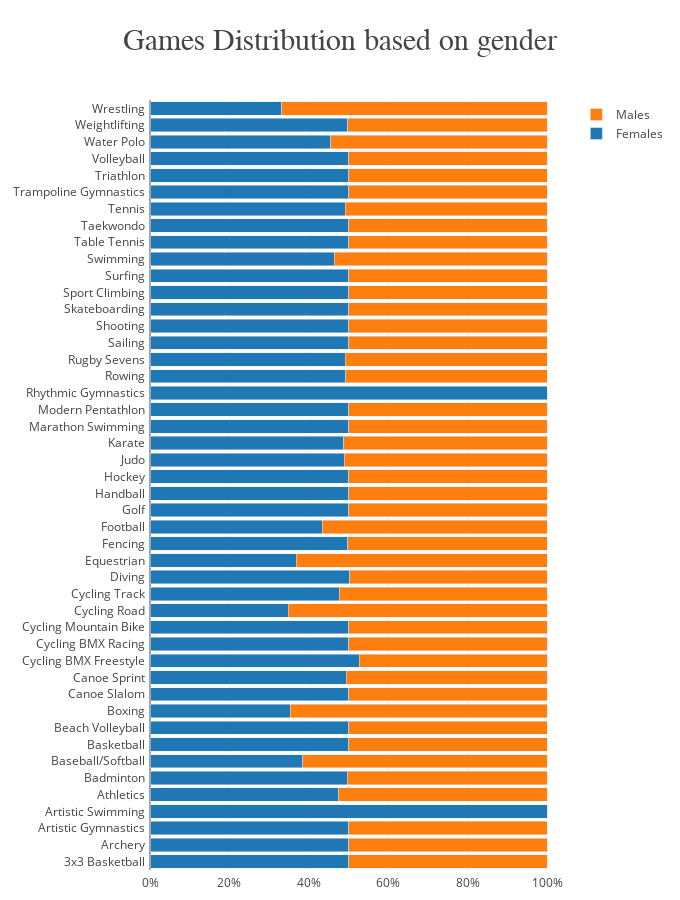

Notebook source saved alongside this figure:
### Code cell
# e_gender.loc[:,['Female', 'Male', 'Total']] = entries_gender.loc[:,['Female', 'Male', 'Total']].astype(int)
e_gender['discipline'] = e_gender.index
e_gender['f_ratio'] = e_gender['Female'] / e_gender['Total']
e_gender['m_ratio'] = e_gender['Male'] / e_gender['Total']

fig = go.Figure()
fig.add_trace(
    go.Bar(
        y=e_gender.discipline,
        x=e_gender.f_ratio,
        orientation='h',
        name='Females'
    )
)
fig.add_trace(
    go.Bar(
        y=e_gender.discipline,
        x=e_gender.m_ratio,
        orientation='h',
        name='Males'
    )
)

template = dict(layout=go.Layout(title_font=dict(family="Rockwell", size=30)))
fig.update_layout(
    title = 'Games Distribution based on gender',
    template = template,
    barmode='stack', 
    autosize=False,
    width=680,
    height=900,
    margin=dict(
      l=150,
      r=100,
       b=30,
       t=100,
       pad=4
    )
)

fig.layout.xaxis.tickformat = ',.0%'
fig.show()

### Figure 1 — Plotly figure (JSON) as saved in the notebook; plotly's stock layout.template omitted (floating-point values rounded to 4 significant figures)
{"data": [{"name": "Females", "orientation": "h", "type": "bar", "x": [0.5, 0.5, 0.5, 1, 0.4748, 0.4971, 0.3846, 0.5, 0.5, 0.3529, 0.5, 0.494, 0.5263, 0.5, 0.5, 0.3483, 0.4762, 0.5035, 0.3687, 0.4977, 0.4342, 0.5, 0.5, 0.5, 0.4885, 0.4878, 0.5, 0.5, 1, 0.4923, 0.4916, 0.5, 0.5, 0.5, 0.5, 0.5, 0.4634, 0.5, 0.5, 0.4921, 0.5, 0.5, 0.5, 0.4552, 0.4975, 0.3322], "y": ["3x3 Basketball", "Archery", "Artistic Gymnastics", "Artistic Swimming", "Athletics", "Badminton", "Baseball/Softball", "Basketball", "Beach Volleyball", "Boxing", "Canoe Slalom", "Canoe Sprint", "Cycling BMX Freestyle", "Cycling BMX Racing", "Cycling Mountain Bike", "Cycling Road", "Cycling Track", "Diving", "Equestrian", "Fencing", "Football", "Golf", "Handball", "Hockey", "Judo", "Karate", "Marathon Swimming", "Modern Pentathlon", "Rhythmic Gymnastics", "Rowing", "Rugby Sevens", "Sailing", "Shooting", "Skateboarding", "Sport Climbing", "Surfing", "Swimming", "Table Tennis", "Taekwondo", "Tennis", "Trampoline Gymnastics", "Triathlon", "Volleyball", "Water Polo", "Weightlifting", "Wrestling"]}, {"name": "Males", "orientation": "h", "type": "bar", "x": [0.5, 0.5, 0.5, 0, 0.5252, 0.5029, 0.6154, 0.5, 0.5, 0.6471, 0.5, 0.506, 0.4737, 0.5, 0.5, 0.6517, 0.5238, 0.4965, 0.6313, 0.5023, 0.5658, 0.5, 0.5, 0.5, 0.5115, 0.5122, 0.5, 0.5, 0, 0.5077, 0.5084, 0.5, 0.5, 0.5, 0.5, 0.5, 0.5366, 0.5, 0.5, 0.5079, 0.5, 0.5, 0.5, 0.5448, 0.5025, 0.6678], "y": ["3x3 Basketball", "Archery", "Artistic Gymnastics", "Artistic Swimming", "Athletics", "Badminton", "Baseball/Softball", "Basketball", "Beach Volleyball", "Boxing", "Canoe Slalom", "Canoe Sprint", "Cycling BMX Freestyle", "Cycling BMX Racing", "Cycling Mountain Bike", "Cycling Road", "Cycling Track", "Diving", "Equestrian", "Fencing", "Football", "Golf", "Handball", "Hockey", "Judo", "Karate", "Marathon Swimming", "Modern Pentathlon", "Rhythmic Gymnastics", "Rowing", "Rugby Sevens", "Sailing", "Shooting", "Skateboarding", "Sport Climbing", "Surfing", "Swimming", "Table Tennis", "Taekwondo", "Tennis", "Trampoline Gymnastics", "Triathlon", "Volleyball", "Water Polo", "Weightlifting", "Wrestling"]}], "layout": {"autosize": false, "barmode": "stack", "height": 900, "margin": {"b": 30, "l": 150, "pad": 4, "r": 100, "t": 100}, "title": {"text": "Games Distribution based on gender"}, "width": 680, "xaxis": {"tickformat": ",.0%"}}}
